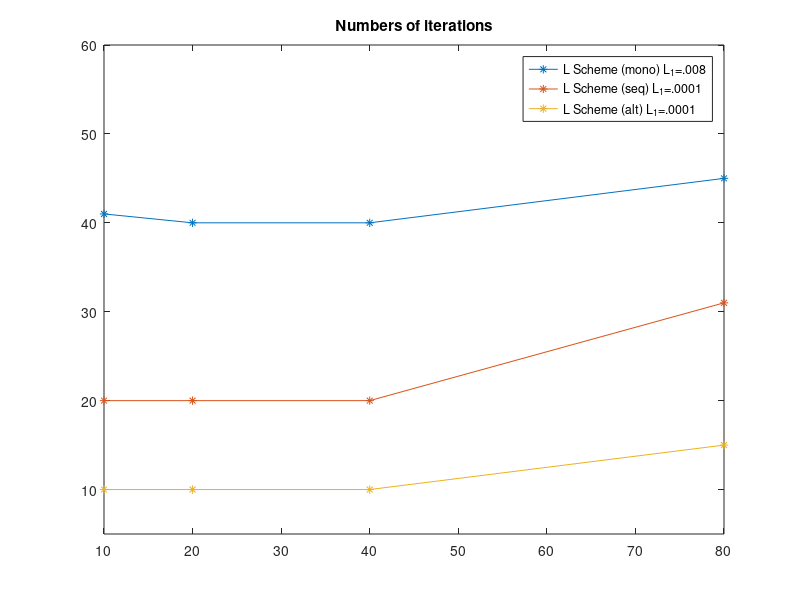
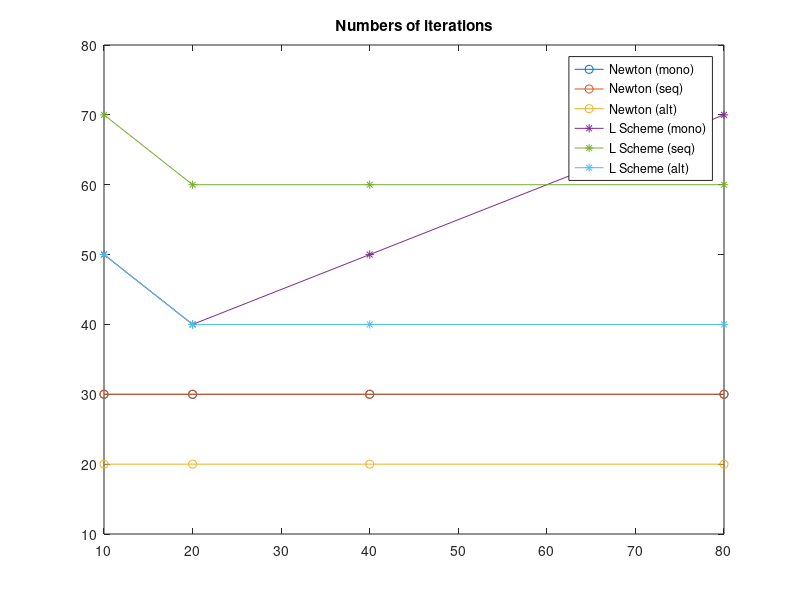
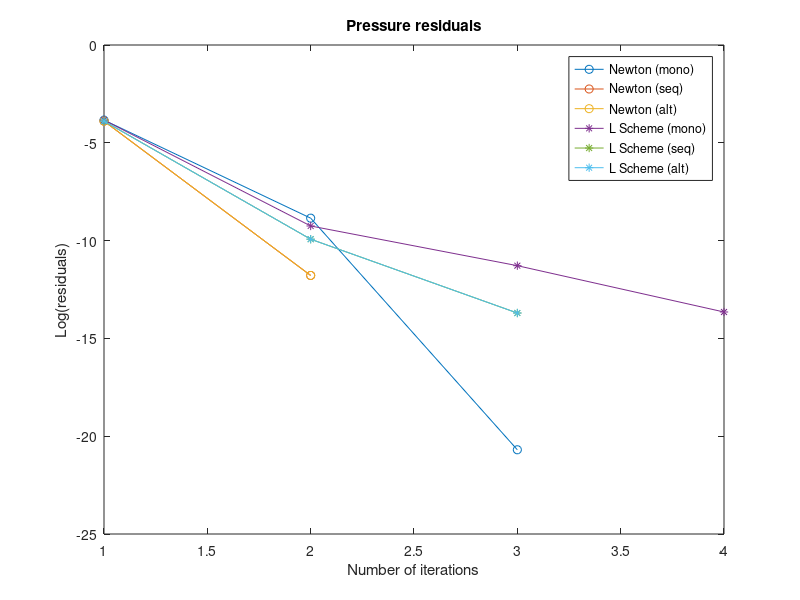
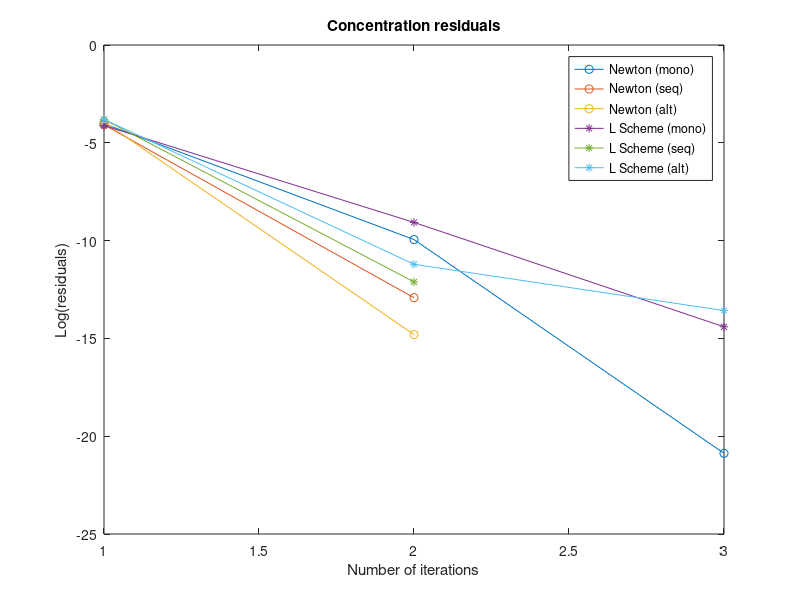

Reproduce these figures in MATLAB, in order.
clear all
close all
x = [10 20 40 80];

%% Number iterations
L_mono = [41 40 40 45 ];
L_seq = [20 20 20 31];
L_alt = [10 10 10 15];

figure
plot(x, L_mono, '*-', x, L_seq, '*-', x, L_alt, '*-')

axis([10 80 5 60])
title('Numbers of iterations')
legend('L Scheme (mono) L_1=.008', 'L Scheme (seq) L_1=.0001', 'L Scheme (alt) L_1=.0001')


%% Residual plot
o = [1 2 3 4 5 6 7 8 9 10 11 12 13 14 15 16 17];
x = [1 2 3 4];
y= [1 2 3];
z = [1 2]; 

L_mono_P = [3.02e-03 1.79e-03 1.06e-03 6.30e-04 3.74e-04 2.22e-04 1.31e-04 7.80e-05 4.63e-05 2.74e-05 1.63e-05 9.66e-06 ...
    5.73e-06 3.40e-06 2.02e-06 1.20e-06 7.10e-07];

L_seq_P = [3.02e-03 1.35e-05 1.45e-08];

L_alt_P = [3.02e-03 1.35e-05 1.45e-08];

figure
grid on
plot(o, log(L_mono_P), '*-', y, log(L_seq_P), '*-', y, log(L_alt_P), 'o-')
title('Pressure residuals')
legend('L Scheme (mono) L_1=.008', 'L Scheme (seq) L_1=.0001', 'L Scheme (alt) L_1=.0001')
xlabel('Number of iterations')
ylabel('Log(residuals)')



pause
clear all
close all
x = [10 20 40 80];

%% Also hysteresis
%% Number iterations
N_mono = [30 30 30 30];
N_seq = [30 30 30 30];
N_alt = [20 20 20 20];

L_mono = [50 40 50 70];
L_seq = [70 60 60 60 ];
L_alt = [50 40 40 40];


plot(x, N_mono, 'o-', x, N_seq, 'o-', x, N_alt, 'o-',...
    x, L_mono, '*-', x, L_seq, '*-', x, L_alt, '*-')

axis([10 80 10 80])
title('Numbers of iterations')
legend('Newton (mono)', 'Newton (seq)', 'Newton (alt)', ...
    'L Scheme (mono)', 'L Scheme (seq)', 'L Scheme (alt)')


%% Residual plot
o = [1 2 3 4 5];
x = [1 2 3 4];
y= [1 2 3];
z = [1 2]; 

N_mono_P = [2.15e-02 1.43e-04 1.03e-09];
N_mono_c = [1.79e-02 4.79e-05 8.58e-10];
N_mono_t = [1.68e-02 2.41e-06];


N_seq_P = [2.04e-02 7.64e-06];
N_seq_c = [1.69e-02 2.45e-06];
N_seq_t = [1.96e-02 1.94e-06];


N_alt_P = [2.04e-02 7.64e-06];
N_alt_c = [1.96e-02 3.72e-07];
N_alt_t = [1.69e-02 2.45e-06];


L_mono_P = [2.15e-02 9.59e-05 1.26e-05 1.18e-06];
L_mono_c = [1.63e-02 1.15e-04 5.53e-07];
L_mono_t = [1.68e-02 1.69e-03 1.65e-04 1.63e-05 1.62e-06];


L_seq_P = [2.04e-02 4.88e-05 1.12e-06];
L_seq_c = [2.24e-02 5.49e-06];
L_seq_t = [1.69e-02 1.71e-03 1.70e-04 1.69e-05  1.68e-06];


L_alt_P = [2.04e-02 4.88e-05 1.12e-06];
L_alt_c = [2.24e-02 1.35e-05  1.27e-06];
L_alt_t = [1.69e-02 1.71e-03 1.70e-04 1.69e-05 1.68e-06];

figure
grid on
plot(y, log(N_mono_P), 'o-', z,log( N_seq_P), 'o-', z,log( N_alt_P), 'o-',...
    x, log(L_mono_P), '*-', y, log(L_seq_P), '*-', y, log(L_alt_P), '*-')
title('Pressure residuals')
legend('Newton (mono)', 'Newton (seq)', 'Newton (alt)', ...
    'L Scheme (mono)', 'L Scheme (seq)', 'L Scheme (alt)')
xlabel('Number of iterations')
ylabel('Log(residuals)')


figure
grid on
plot(y, log(N_mono_c), 'o-', z,log( N_seq_c), 'o-', z,log( N_alt_c), 'o-',...
    y, log(L_mono_c), '*-', z, log(L_seq_c), '*-', y, log(L_alt_c), '*-')
title('Concentration residuals')
legend('Newton (mono)', 'Newton (seq)', 'Newton (alt)', ...
    'L Scheme (mono)', 'L Scheme (seq)', 'L Scheme (alt)')
xlabel('Number of iterations')
ylabel('Log(residuals)')


figure
grid on
plot(z, log(N_mono_t), 'o-', z,log( N_seq_t), 'o-', z,log( N_alt_t), 'o-',...
    o, log(L_mono_t), '*-', o, log(L_seq_t), '*-', o, log(L_alt_t), '*-')
title('Theta residuals')
legend('Newton (mono)', 'Newton (seq)', 'Newton (alt)', ...
    'L Scheme (mono)', 'L Scheme (seq)', 'L Scheme (alt)')
xlabel('Number of iterations')
ylabel('Log(residuals)')
